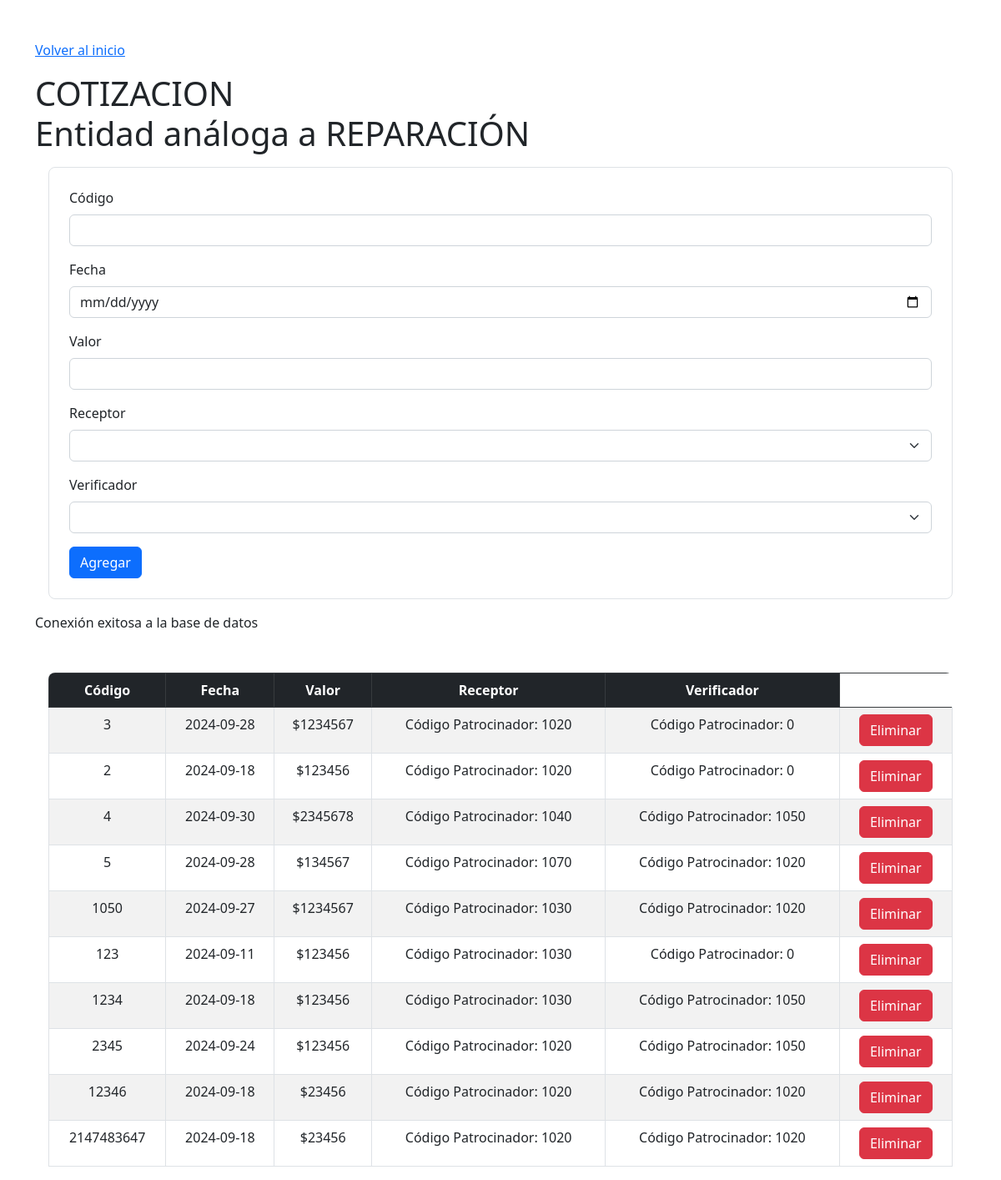
Screenshot of /cotizacion/cotizacion.php with the database file from the repository.
### tables this page shows
CREATE TABLE IF NOT EXISTS `cotizacion` (
  `codigo` int NOT NULL AUTO_INCREMENT,
  `fecha` date NOT NULL,
  `valor` int NOT NULL,
  `receptor` int NOT NULL,
  `verificador` int DEFAULT NULL,
  PRIMARY KEY (`codigo`),
  KEY `receptor` (`receptor`),
  KEY `verificador` (`verificador`)
);

### patrocinador/patrocinador_select.php (called while the page is built, shortened)
<?php
require('../config/conexion.php');

### cotizacion/cotizacion_select.php (called while the page is built, shortened)
<?php
require('../config/conexion.php');
$query = "SELECT * FROM cotizacion";
$resultadoCotizacion = mysqli_query($conn, $query) or die(mysqli_error($conn));

### cotizacion/cotizacion.php (the view, shortened to what this page needs)
<?php
include "../includes/header.php";
?>
<h1 class="mt-3">COTIZACION <br> Entidad análoga a REPARACIÓN</h1>
<div class="formulario p-4 m-3 border rounded-3">
    <form action="cotizacion_insert.php" method="post" class="form-group">
        <div class="mb-3">
            <label for="codigo" class="form-label">Código</label>
            <input type="number" class="form-control" id="codigo" name="codigo">
        </div>
        <div class="mb-3">
            <label for="fecha" class="form-label">Fecha</label>
            <input type="date" class="form-control" id="fecha" name="fecha" required>
        </div>
        <div class="mb-3">
            <label for="valor" class="form-label">Valor</label>
            <input type="number" class="form-control" id="valor" name="valor" required>
        </div>
        <div class="mb-3">
            <label for="receptor" class="form-label">Receptor</label>
            <select name="receptor" id="receptor" class="form-select" required>
                <option value="" selected disabled hidden></option>
                <?php
                require("../patrocinador/patrocinador_select.php");
                ?>
            </select>
        </div>
        <div class="mb-3">
            <label for="verificador" class="form-label">Verificador</label>
            <select name="verificador" id="verificador" class="form-select">
                <option value="" selected disabled hidden></option>
                <?php
                require("../patrocinador/patrocinador_select.php");
                ?>
            </select>
        </div>
        <button type="submit" class="btn btn-primary">Agregar</button>
    </form>
</div>
<?php
require("cotizacion_select.php");
if($resultadoCotizacion and $resultadoCotizacion->num_rows > 0):
?>
<div class="tabla mt-5 mx-3 rounded-3 overflow-hidden">
    <table class="table table-striped table-bordered">
        <thead class="table-dark">
            <tr>
                <th scope="col" class="text-center">Código</th>
                <th scope="col" class="text-center">Fecha</th>
                <th scope="col" class="text-center">Valor</th>
                <th scope="col" class="text-center">Receptor</th>
                <th scope="col" class="text-center">Verificador</th>
            </tr>
        </thead>
        <tbody>
            <?php
            foreach ($resultadoCotizacion as $fila):
            ?>
            <tr>
                <td class="text-center"><?= $fila["codigo"]; ?></td>
                <td class="text-center"><?= $fila["fecha"]; ?></td>
                <td class="text-center">$<?= $fila["valor"]; ?></td>
                <td class="text-center">Código Patrocinador: <?= $fila["receptor"]; ?></td>
                <td class="text-center">Código Patrocinador: <?= $fila["verificador"]; ?></td>
                <td class="text-center">
                    <form action="cotizacion_delete.php" method="post">
                        <button type="submit" class="btn btn-danger">Eliminar</button>
                    </form>
                </td>
            </tr>
            <?php
            endforeach;
            ?>
        </tbody>
    </table>
</div>
<?php
endif;
include "../includes/footer.php";
?>

### includes/header.php (shortened to what this page needs)
<!DOCTYPE html>
<html lang="en">
<head>
    <link href="https://cdn.jsdelivr.net/npm/bootstrap@5.2.2/dist/css/bootstrap.min.css" rel="stylesheet"
>
</head>
<body>
    <div class="container mt-5">
        <a href="../"> Volver al inicio</a>

### config/conexion.php
<?php
$host = "localhost";
$user = "root";
$pass = "";
$db = "bd_trabajo";
$conn = new mysqli($host, $user, $pass, $db);
if ($conn->connect_error) {
    die("Error al conectar a la DB: " . $conn->connect_error);
} else {
    echo "Conexión exitosa a la base de datos";
}
?>

### includes/footer.php
    </div>
</body>
</html>

### rows the page displays
cotizacion: codigo "3", fecha "2024-09-28", valor "1234567", receptor "1020", verificador "0"
cotizacion: codigo "2", fecha "2024-09-18", valor "123456", receptor "1020", verificador "0"
cotizacion: codigo "4", fecha "2024-09-30", valor "2345678", receptor "1040", verificador "1050"
cotizacion: codigo "5", fecha "2024-09-28", valor "134567", receptor "1070", verificador "1020"
cotizacion: codigo "1050", fecha "2024-09-27", valor "1234567", receptor "1030", verificador "1020"
cotizacion: codigo "123", fecha "2024-09-11", valor "123456", receptor "1030", verificador "0"
cotizacion: codigo "1234", fecha "2024-09-18", valor "123456", receptor "1030", verificador "1050"
cotizacion: codigo "2345", fecha "2024-09-24", valor "123456", receptor "1020", verificador "1050"
cotizacion: codigo "12346", fecha "2024-09-18", valor "23456", receptor "1020", verificador "1020"
cotizacion: codigo "2147483647", fecha "2024-09-18", valor "23456", receptor "1020", verificador "1020"
